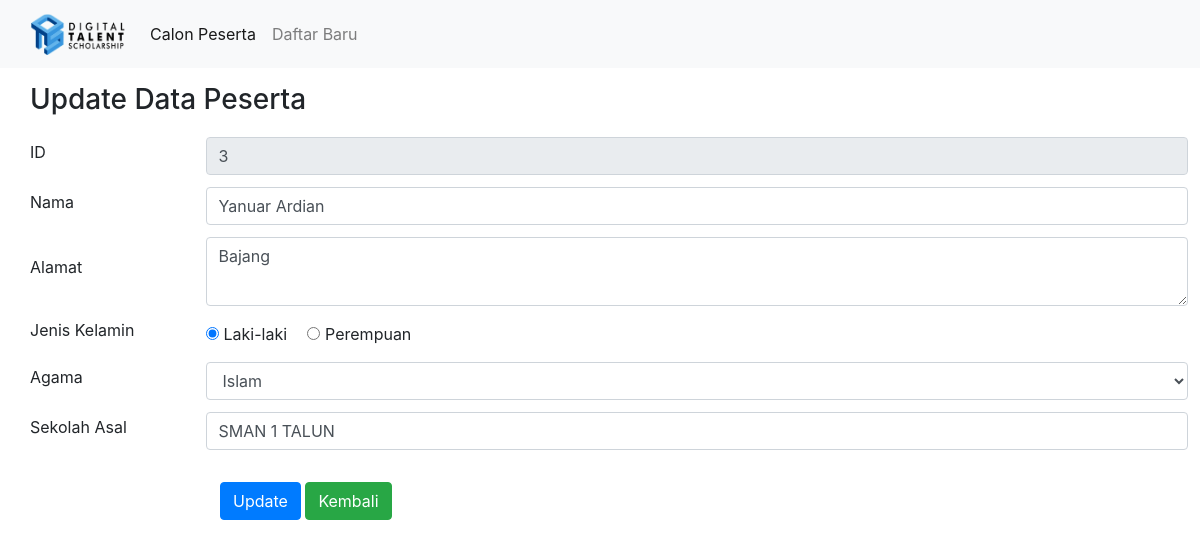
/edit.php?idsiswa=3, run on the app's committed database.
### tables this page shows
CREATE TABLE `tbsiswa` (
  `id_siswa` int(11) NOT NULL,
  `nama_siswa` varchar(50) NOT NULL,
  `alamat` varchar(150) NOT NULL,
  `jenis_kelamin` enum('Laki-laki','Perempuan') NOT NULL,
  `agama` varchar(15) NOT NULL,
  `sekolah_asal` varchar(50) NOT NULL
);

### edit.php (the view, shortened to what this page needs)
<!DOCTYPE html>
<html lang="en">
    <head>
        <link rel="stylesheet" href="https://maxcdn.bootstrapcdn.com/bootstrap/4.3.1/css/bootstrap.min.css">
        <link rel="stylesheet" href="style.css">
      </head>
    <body>
      <nav class="navbar navbar-expand-lg navbar-light bg-light">
        <div class="container-fluid">
          <a class="navbar-brand" href="index.php">
          <img src="images\dts-logo.png"  width="95" height="42" halt="logo-dts">
          </a>
          <div class="collapse navbar-collapse" id="navbarNavAltMarkup">
            <div class="navbar-nav">
              <a class="nav-link active" aria-current="page" href="pendaftar.php">Calon Peserta</a>
              <a class="nav-link" href="form-pendaftaran.php">Daftar Baru</a>
            </div>
          </div>
        </div>
      </nav>
      <div class="container-fluid-1" style=" margin-left: 30px;">
        <h3 style="margin-top: 15px;  margin-bottom: 20px">Update Data Peserta</h3>
        <?php
            include 'koneksi.php';
            $idsiswa = $_GET['idsiswa'];
            $tampil = mysqli_query($db, "SELECT * from tbsiswa WHERE id_siswa='$idsiswa'");
            while($data = mysqli_fetch_array($tampil)){
        ?>
        <form action="update.php" method="post" class="form">
          <div class="form-wrapper" >
            <label  class="label-input">ID</label>
            <input type="text" class="form-control" name="ID" value="<?php echo $data['id_siswa'];?>" readonly>
          </div>
          <div class="form-wrapper" >
            <label  class="label-input">Nama</label>
            <input type="text" class="form-control" name="updateNama" value="<?php echo $data['nama_siswa']; ?>">
          </div>
          <div class="form-wrapper">
            <label class="label-comment">Alamat</label>
            <textarea name="updateAlamat" id="" class="form-control" style="height: 69px"><?php echo $data['alamat'] ?></textarea>
          </div>
          <div class="form-wrapper">
            <label class="label-input" >Jenis Kelamin</label>
              <input type="radio" name="updateJK" value="Laki-laki" style="margin-right: 5px" <?php if($data['jenis_kelamin']=='Laki-laki') echo 'checked'?>>Laki-laki
              <input type="radio" name="updateJK" value="Perempuan" style="margin-right: 5px; margin-left: 20px" <?php if($data['jenis_kelamin']=='Perempuan') echo 'checked'?>>Perempuan
          </div>
          <div class="form-wrapper">
            <label>Agama</label>
            <select class="form-control" name="updateAgama">
              <?php
                if ($data['agama'] == "Islam") echo "<option value='Islam' selected>Islam</option>";
                else echo "<option value='Islam'>Islam</option>";
               ?>
            </select>
          </div>
          <div class="form-wrapper">
            <label for="" class="label-input">Sekolah Asal</label>
            <input type="text" class="form-control" name="updateSekolah" value="<?php echo $data['sekolah_asal']; ?>">
          </div>
          <button type="submit" class="btn btn-primary" name="update" value="update">Update</button>
          <a class="btn btn-success" href="beranda.php" role="button">Kembali</a>
        </form>
        <?php
            }
        ?>
    </div>
    </body>
</html>

### style.css (style rules this page uses)
.form-wrapper { display: flex; align-items: center; margin-bottom: 12px; }
.form-wrapper label { width: 15%; }
.form-control { width: 84%; }
.btn-primary { margin-left: 190px; }
.btn { margin-top: 20px; }

### data on the page
tbsiswa: ID "3", updateNama "Yanuar Ardian", updateAlamat "Bajang", jenis_kelamin "☑", updateAgama "Islam", updateSekolah "SMAN 1 TALUN"
